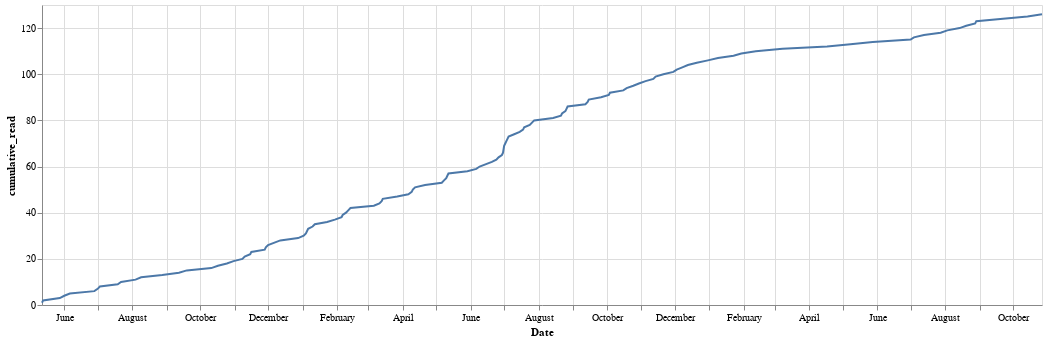

The code cell stored with this chart in its notebook:
### Code cell
source = readBooksWithDate

alt.Chart(source).mark_line().transform_window(
    # Sort the data chronologically
    sort=[{'field': 'Date'}],
    # Include all previous records before the current record and none after
    # (This is the default value so you could skip it and it would still work.)
    frame=[None, 0],
    # What to add up as you go
    cumulative_read='sum(Read_Count)'
).encode(
    x='Date:T',
    # Plot the calculated field created by the transformation
    y='cumulative_read:Q'
).properties(width=1000)

### Figure 1 — Vega-Lite specification as saved in the notebook (floating-point values rounded to 4 significant figures)
{"config": {"view": {"continuousWidth": 400, "continuousHeight": 300}}, "data": {"name": "data-678a39e0403cefd4120e8464e4ac2b69"}, "mark": "line", "encoding": {"x": {"field": "Date", "type": "temporal"}, "y": {"field": "cumulative_read", "type": "quantitative"}}, "transform": [{"window": [{"op": "sum", "field": "Read_Count", "as": "cumulative_read"}], "frame": [null, 0], "sort": [{"field": "Date"}]}], "width": 1000, "$schema": "https://vega.github.io/schema/vega-lite/v4.17.0.json", "datasets": {"data-678a39e0403cefd4120e8464e4ac2b69": [{"Date": "2020-05-12T00:00:00", "Read_Count": 1.0, "count": 1.0}, {"Date": "2020-05-13T00:00:00", "Read_Count": 1.0, "count": 2.0}, {"Date": "2020-05-28T00:00:00", "Read_Count": 1.0, "count": 3.0}, {"Date": "2020-06-01T00:00:00", "Read_Count": 1.0, "count": 4.0}, {"Date": "2020-06-06T00:00:00", "Read_Count": 1.0, "count": 5.0}, {"Date": "2020-06-28T00:00:00", "Read_Count": 1.0, "count": 6.0}, {"Date": "2020-07-01T00:00:00", "Read_Count": 1.0, "count": 7.0}, {"Date": "2020-07-03T00:00:00", "Read_Count": 1.0, "count": 8.0}, {"Date": "2020-07-19T00:00:00", "Read_Count": 1.0, "count": 9.0}, {"Date": "2020-07-22T00:00:00", "Read_Count": 1.0, "count": 10.0}, {"Date": "2020-08-04T00:00:00", "Read_Count": 1.0, "count": 11.0}, {"Date": "2020-08-09T00:00:00", "Read_Count": 1.0, "count": 12.0}, {"Date": "2020-08-28T00:00:00", "Read_Count": 1.0, "count": 13.0}, {"Date": "2020-09-12T00:00:00", "Read_Count": 1.0, "count": 14.0}, {"Date": "2020-09-19T00:00:00", "Read_Count": 1.0, "count": 15.0}, {"Date": "2020-10-11T00:00:00", "Read_Count": 1.0, "count": 16.0}, {"Date": "2020-10-17T00:00:00", "Read_Count": 1.0, "count": 17.0}, {"Date": "2020-10-25T00:00:00", "Read_Count": 1.0, "count": 18.0}, {"Date": "2020-10-31T00:00:00", "Read_Count": 1.0, "count": 19.0}, {"Date": "2020-11-08T00:00:00", "Read_Count": 1.0, "count": 20.0}, {"Date": "2020-11-10T00:00:00", "Read_Count": 1.0, "count": 21.0}, {"Date": "2020-11-15T00:00:00", "Read_Count": 1.0, "count": 22.0}, {"Date": "2020-11-16T00:00:00", "Read_Count": 1.0, "count": 23.0}, {"Date": "2020-11-28T00:00:00", "Read_Count": 1.0, "count": 24.0}, {"Date": "2020-11-29T00:00:00", "Read_Count": 1.0, "count": 25.0}, {"Date": "2020-12-01T00:00:00", "Read_Count": 1.0, "count": 26.0}, {"Date": "2020-12-12T00:00:00", "Read_Count": 2.0, "count": 28.0}, {"Date": "2020-12-28T00:00:00", "Read_Count": 1.0, "count": 29.0}, {"Date": "2021-01-02T00:00:00", "Read_Count": 1.0, "count": 30.0}, {"Date": "2021-01-04T00:00:00", "Read_Count": 1.0, "count": 31.0}, {"Date": "2021-01-06T00:00:00", "Read_Count": 2.0, "count": 33.0}, {"Date": "2021-01-10T00:00:00", "Read_Count": 1.0, "count": 34.0}, {"Date": "2021-01-12T00:00:00", "Read_Count": 1.0, "count": 35.0}, {"Date": "2021-01-23T00:00:00", "Read_Count": 1.0, "count": 36.0}, {"Date": "2021-01-30T00:00:00", "Read_Count": 1.0, "count": 37.0}, {"Date": "2021-02-05T00:00:00", "Read_Count": 1.0, "count": 38.0}, {"Date": "2021-02-06T00:00:00", "Read_Count": 1.0, "count": 39.0}, {"Date": "2021-02-09T00:00:00", "Read_Count": 1.0, "count": 40.0}, {"Date": "2021-02-11T00:00:00", "Read_Count": 1.0, "count": 41.0}, {"Date": "2021-02-13T00:00:00", "Read_Count": 1.0, "count": 42.0}, {"Date": "2021-03-06T00:00:00", "Read_Count": 1.0, "count": 43.0}, {"Date": "2021-03-11T00:00:00", "Read_Count": 1.0, "count": 44.0}, {"Date": "2021-03-13T00:00:00", "Read_Count": 1.0, "count": 45.0}, {"Date": "2021-03-14T00:00:00", "Read_Count": 1.0, "count": 46.0}, {"Date": "2021-03-27T00:00:00", "Read_Count": 1.0, "count": 47.0}, {"Date": "2021-04-06T00:00:00", "Read_Count": 1.0, "count": 48.0}, {"Date": "2021-04-09T00:00:00", "Read_Count": 1.0, "count": 49.0}, {"Date": "2021-04-10T00:00:00", "Read_Count": 1.0, "count": 50.0}, {"Date": "2021-04-12T00:00:00", "Read_Count": 1.0, "count": 51.0}, {"Date": "2021-04-21T00:00:00", "Read_Count": 1.0, "count": 52.0}, {"Date": "2021-05-06T00:00:00", "Read_Count": 1.0, "count": 53.0}, {"Date": "2021-05-08T00:00:00", "Read_Count": 1.0, "count": 54.0}, {"Date": "2021-05-10T00:00:00", "Read_Count": 1.0, "count": 55.0}, {"Date": "2021-05-11T00:00:00", "Read_Count": 1.0, "count": 56.0}, {"Date": "2021-05-12T00:00:00", "Read_Count": 1.0, "count": 57.0}, {"Date": "2021-05-29T00:00:00", "Read_Count": 1.0, "count": 58.0}, {"Date": "2021-06-06T00:00:00", "Read_Count": 1.0, "count": 59.0}, {"Date": "2021-06-09T00:00:00", "Read_Count": 1.0, "count": 60.0}, {"Date": "2021-06-20T00:00:00", "Read_Count": 2.0, "count": 62.0}, {"Date": "2021-06-24T00:00:00", "Read_Count": 1.0, "count": 63.0}, {"Date": "2021-06-26T00:00:00", "Read_Count": 1.0, "count": 64.0}, {"Date": "2021-06-29T00:00:00", "Read_Count": 1.0, "count": 65.0}, {"Date": "2021-06-30T00:00:00", "Read_Count": 1.0, "count": 66.0}, {"Date": "2021-07-01T00:00:00", "Read_Count": 3.0, "count": 69.0}, {"Date": "2021-07-02T00:00:00", "Read_Count": 1.0, "count": 70.0}, {"Date": "2021-07-03T00:00:00", "Read_Count": 1.0, "count": 71.0}, {"Date": "2021-07-04T00:00:00", "Read_Count": 1.0, "count": 72.0}, {"Date": "2021-07-05T00:00:00", "Read_Count": 1.0, "count": 73.0}, {"Date": "2021-07-10T00:00:00", "Read_Count": 1.0, "count": 74.0}, {"Date": "2021-07-15T00:00:00", "Read_Count": 1.0, "count": 75.0}, {"Date": "2021-07-18T00:00:00", "Read_Count": 1.0, "count": 76.0}, {"Date": "2021-07-19T00:00:00", "Read_Count": 1.0, "count": 77.0}, {"Date": "2021-07-24T00:00:00", "Read_Count": 1.0, "count": 78.0}, {"Date": "2021-07-28T00:00:00", "Read_Count": 2.0, "count": 80.0}, {"Date": "2021-08-14T00:00:00", "Read_Count": 1.0, "count": 81.0}, {"Date": "2021-08-21T00:00:00", "Read_Count": 1.0, "count": 82.0}, {"Date": "2021-08-22T00:00:00", "Read_Count": 1.0, "count": 83.0}, {"Date": "2021-08-25T00:00:00", "Read_Count": 1.0, "count": 84.0}, {"Date": "2021-08-26T00:00:00", "Read_Count": 1.0, "count": 85.0}, {"Date": "2021-08-27T00:00:00", "Read_Count": 1.0, "count": 86.0}, {"Date": "2021-09-12T00:00:00", "Read_Count": 1.0, "count": 87.0}, {"Date": "2021-09-14T00:00:00", "Read_Count": 1.0, "count": 88.0}, {"Date": "2021-09-15T00:00:00", "Read_Count": 1.0, "count": 89.0}, {"Date": "2021-09-26T00:00:00", "Read_Count": 1.0, "count": 90.0}, {"Date": "2021-10-03T00:00:00", "Read_Count": 1.0, "count": 91.0}, {"Date": "2021-10-04T00:00:00", "Read_Count": 1.0, "count": 92.0}, {"Date": "2021-10-16T00:00:00", "Read_Count": 1.0, "count": 93.0}, {"Date": "2021-10-19T00:00:00", "Read_Count": 1.0, "count": 94.0}, {"Date": "2021-10-25T00:00:00", "Read_Count": 1.0, "count": 95.0}, {"Date": "2021-10-30T00:00:00", "Read_Count": 1.0, "count": 96.0}, {"Date": "2021-11-05T00:00:00", "Read_Count": 1.0, "count": 97.0}, {"Date": "2021-11-12T00:00:00", "Read_Count": 1.0, "count": 98.0}, {"Date": "2021-11-14T00:00:00", "Read_Count": 1.0, "count": 99.0}, {"Date": "2021-11-21T00:00:00", "Read_Count": 1.0, "count": 100.0}, {"Date": "2021-11-30T00:00:00", "Read_Count": 1.0, "count": 101.0}, {"Date": "2021-12-03T00:00:00", "Read_Count": 1.0, "count": 102.0}, {"Date": "2021-12-08T00:00:00", "Read_Count": 1.0, "count": 103.0}, {"Date": "2021-12-13T00:00:00", "Read_Count": 1.0, "count": 104.0}, {"Date": "2021-12-21T00:00:00", "Read_Count": 1.0, "count": 105.0}, {"Date": "2021-12-31T00:00:00", "Read_Count": 1.0, "count": 106.0}, {"Date": "2022-01-09T00:00:00", "Read_Count": 1.0, "count": 107.0}, {"Date": "2022-01-23T00:00:00", "Read_Count": 1.0, "count": 108.0}, {"Date": "2022-01-30T00:00:00", "Read_Count": 1.0, "count": 109.0}, {"Date": "2022-02-12T00:00:00", "Read_Count": 1.0, "count": 110.0}, {"Date": "2022-03-08T00:00:00", "Read_Count": 1.0, "count": 111.0}, {"Date": "2022-04-17T00:00:00", "Read_Count": 1.0, "count": 112.0}, {"Date": "2022-05-08T00:00:00", "Read_Count": 1.0, "count": 113.0}, {"Date": "2022-05-28T00:00:00", "Read_Count": 1.0, "count": 114.0}, {"Date": "2022-07-01T00:00:00", "Read_Count": 1.0, "count": 115.0}, {"Date": "2022-07-04T00:00:00", "Read_Count": 1.0, "count": 116.0}, {"Date": "2022-07-13T00:00:00", "Read_Count": 1.0, "count": 117.0}, {"Date": "2022-07-28T00:00:00", "Read_Count": 1.0, "count": 118.0}, {"Date": "2022-08-03T00:00:00", "Read_Count": 1.0, "count": 119.0}, {"Date": "2022-08-14T00:00:00", "Read_Count": 1.0, "count": 120.0}, {"Date": "2022-08-20T00:00:00", "Read_Count": 1.0, "count": 121.0}, {"Date": "2022-08-28T00:00:00", "Read_Count": 1.0, "count": 122.0}, {"Date": "2022-08-29T00:00:00", "Read_Count": 1.0, "count": 123.0}, {"Date": "2022-09-22T00:00:00", "Read_Count": 1.0, "count": 124.0}, {"Date": "2022-10-14T00:00:00", "Read_Count": 1.0, "count": 125.0}, {"Date": "2022-10-27T00:00:00", "Read_Count": 1.0, "count": 126.0}]}}
